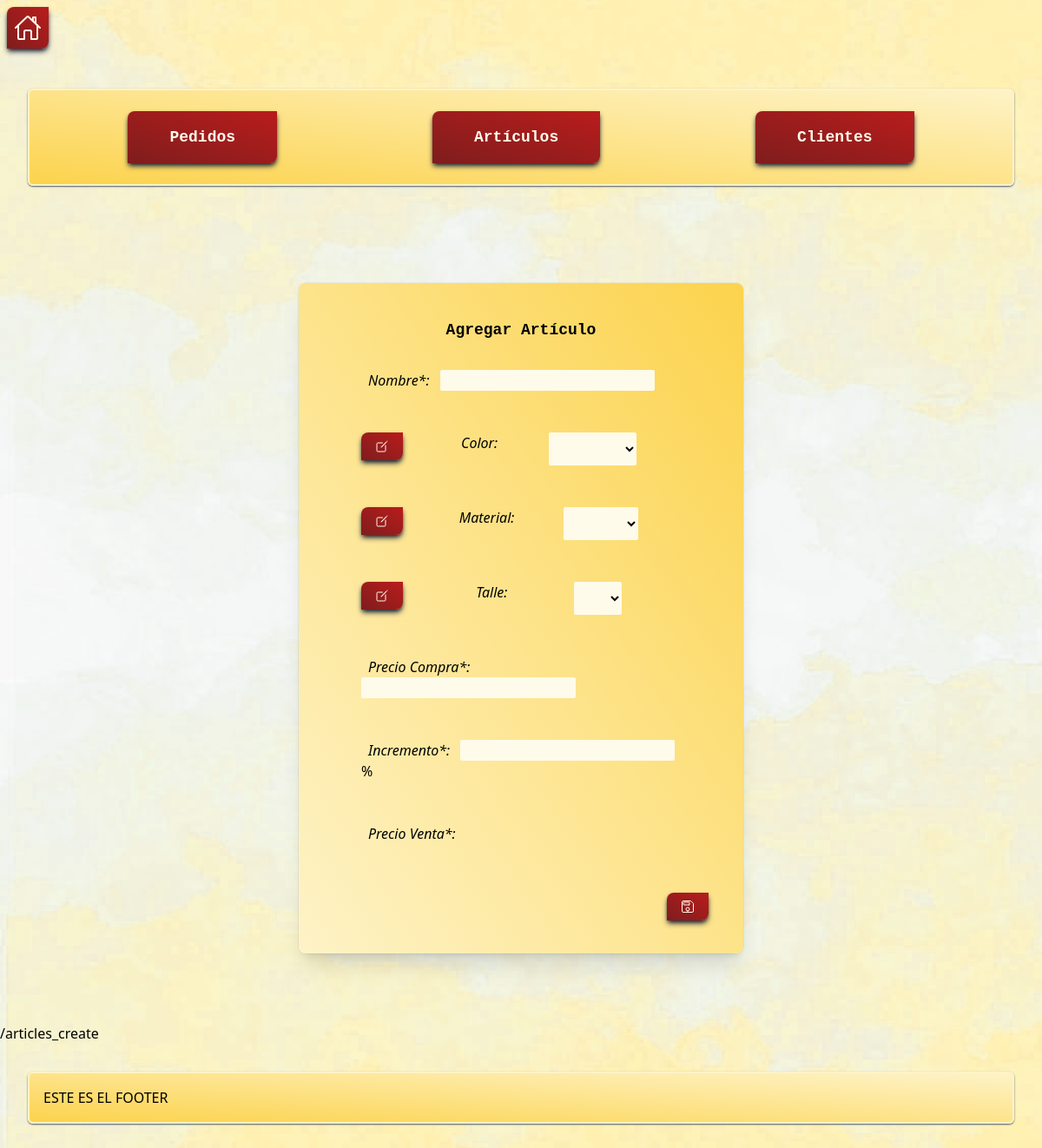
Before: /articles_create (signed in) with the older database file.
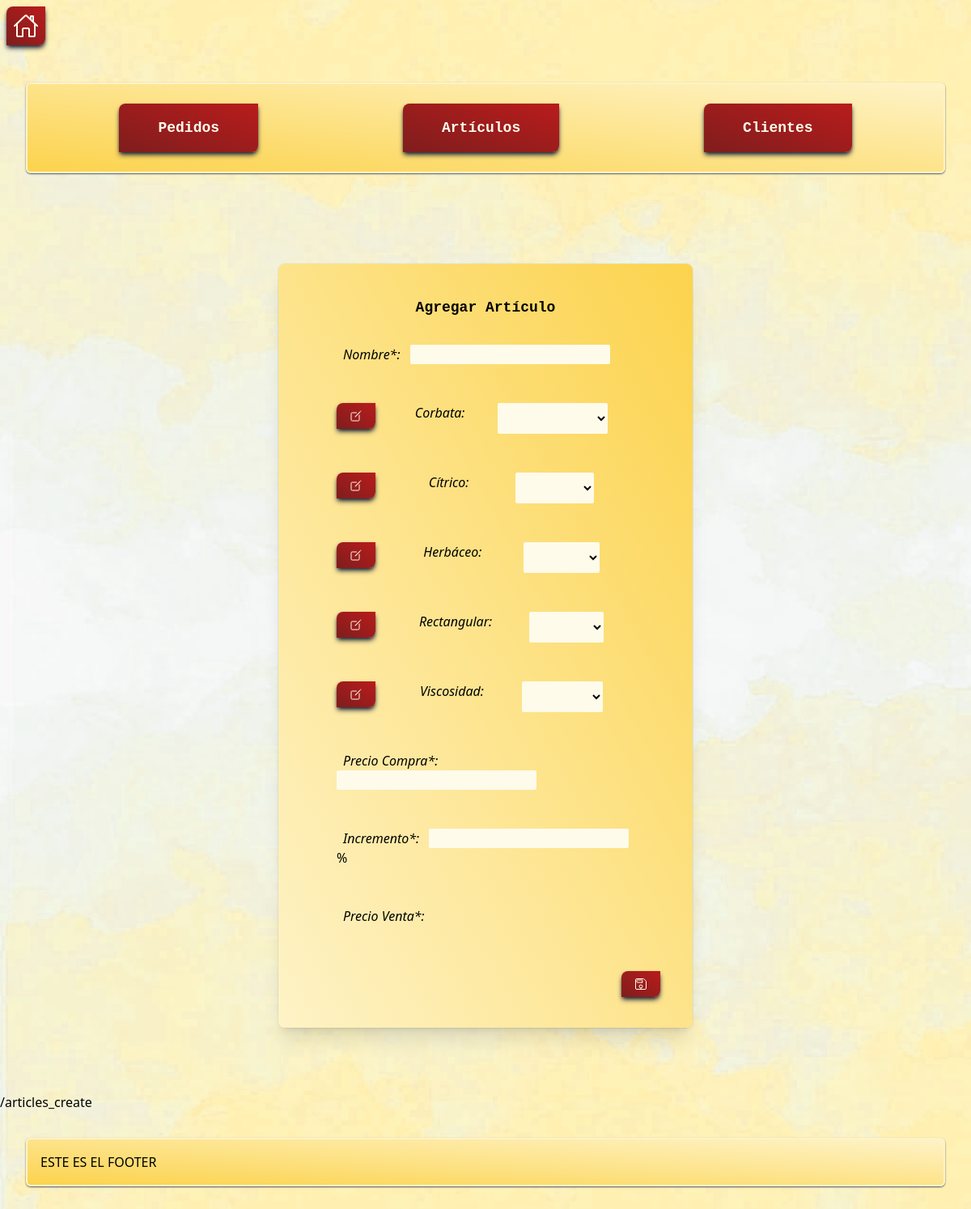
After: the same page with the newer database file.
### articles/models.py (models this page shows, shortened)
class Category(models.Model):
    name = models.CharField(max_length=100, unique=True)
    class Meta:
        verbose_name = 'Categoría'
        verbose_name_plural = 'Categorías'
        ordering = ['name']

### articles/views.py (the view)
# urls.py: path('articles_create', articles_views.articles_create, name="articles_create"),
def articles_create(request):
    template='articles_create.html'
    categories = Category.objects.all()
    values = Value.objects.all()
    context = {"categories":categories,
               "values":values,
               }
    return render_login_required(request, template, context)

### articles/templatetags/custom_tags.py (called while the page is built)
@register.filter
def filter_by_category(values, category):
    return [value for value in values if value.category_id == category] #used list comprehension becouse its more elegant

### articles/utils.py (called while the page is built)
@login_required
def render_login_required(request, template: str,context: dict):
    return render(request, template, context)

### articles/templates/articles/articles_create.html (shortened to what this page needs)
{% extends './header.html' %}
{% load static %}
{% block content_two %}
<div class="relative flex min-h-screen flex-col justify-center overflow-hidden py-2 sm:py-12">
  <div class="bg-gradient-to-tr from-amber-100 to-amber-300 rounded-md p-4 m-8 relative px-6 pt-10 pb-8 shadow-xl ring-1 ring-gray-900/5 sm:mx-auto sm:max-w-lg sm:rounded-lg sm:px-10">
    <div class="mx-auto max-w-md" id="article_create_answer">
      {% include 'articles_create_table.html' %}
    </div>
  </div>
</div>
{% endblock %}

### articles/templates/articles/partials/articles_create_table.html (shortened to what this page needs)
<h1 class="font-mono text-lg text-center font-bold">Agregar Artículo</h1>
<div class="p-4 m-4">
  <label class="italic px-2">Nombre*: </label>
  <input class="bg-amber-50 rounded-sm px-2" hx-get="{% url 'name_check' %}" type="text" hx-target="#answer_article_name" hx-trigger="keyup changed delay:200ms" hx-swap="outerHTML" name="article_name_input" id="article_name_input" required value="{{article_name_input}}">
</div>
{% for category in categories %}
    <div class="p-4 m-4 flex justify-between">
        <form action="{% url 'category_update' external_link="True" cat_id=category.id %}" method="GET">
          <button ion-button icon-only type="submit">
              <ion-icon name="create-outline"
              class="text-amber-50 rounded-tl-lg rounded-br-lg bg-gradient-to-tr from-red-900 to-red-700 px-4 py-2 shadow-md shadow-slate-800 transition hover:-translate-y-0.5 duration-300 hover:shadow-xl hover:shadow-slate-400 cursor-pointer mr-2"
              ></ion-icon>
          </button>
        </form>
        <label class="italic px-2" for="article_value_input">{{category.name}}: </label>
        <select class="bg-amber-50 rounded-sm px-2" id = "{{category.id}}" name="category-{{category.id}}">
            <option value=""></option>
            {% load custom_tags %}
            {% with values|filter_by_category:category as values_for_category %}
                {% for value in values_for_category %}
                <option value="{{value.id}}" {% if value.id in values_selected %} selected {% endif %}>{{value.name}}</option>
                {% endfor %}
            {% endwith %}
        </select>
    </div>
{% endfor %}
<div class="p-4 m-4">
  <label class="italic px-2">Precio Compra*: </label>
  <input class="bg-amber-50 rounded-sm px-2" type="text" name="article_buy_price_input" id="article_buy_price_input" hx-get="{% url 'calculator' %}" hx-swap="outerHTML" hx-trigger="keyup changed delay:300ms" hx-target="#article_sell_price_output" hx-include="[name='article_increase_input']" required value="{{article_buy_price_input}}" >
</div>
<div class="p-4 m-4">
  <label class="italic px-2">Incremento*: </label>
  <input class="bg-amber-50 rounded-sm px-2" type="text" name="article_increase_input" id="article_increase_input" hx-get="{% url 'calculator' %}" hx-swap="outerHTML" hx-trigger="keyup changed delay:300ms" hx-target="#article_sell_price_output" hx-include="[name='article_buy_price_input']" required value="{{article_increase_input}}">
  <label>%</label>
</div>
<div class="p-4 m-4" id="article_sell_price_output">
  <label class="italic px-2">Precio Venta*: </label>
  <br>
  <br>
</div>
<div class="grid place-content-end">
    <button ion-button icon-only type="submit" hx-get="{% url 'articles_create_confirm' %}" hx-trigger="click" hx-include="#article_name_input,[name^='category-'],#article_buy_price_input, #article_increase_input, #article_sell_price_input" hx-target="#article_create_answer" hx-swap="outerHTML">
        <ion-icon class="text-amber-50 rounded-tl-lg rounded-br-lg bg-gradient-to-tr from-red-900 to-red-700 px-4 py-2 shadow-md shadow-slate-800 transition hover:-translate-y-0.5 duration-300 hover:shadow-xl hover:shadow-slate-400 cursor-pointer" name="save-outline"></ion-icon>
    </button>
</div>

Changed rows visible on the page:
removed Category: name "Color"
removed Category: name "Material"
removed Category: name "Talle"
added Category: name "Corbata"
added Category: name "Cítrico"
added Category: name "Herbáceo"
added Category: name "Rectangular"
added Category: name "Viscosidad"
